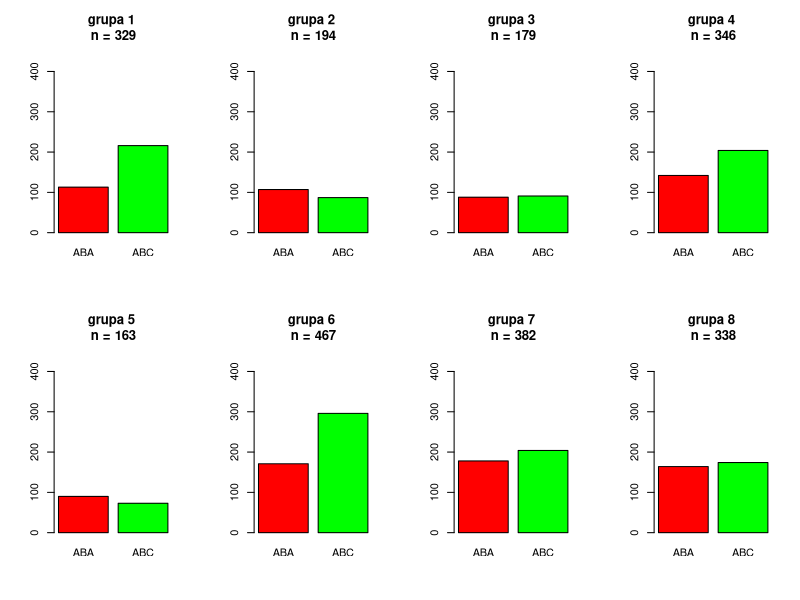
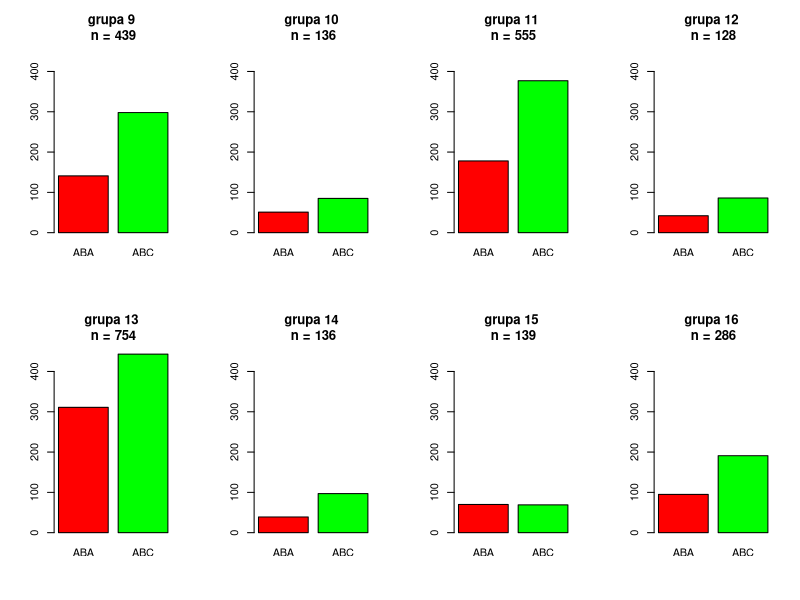
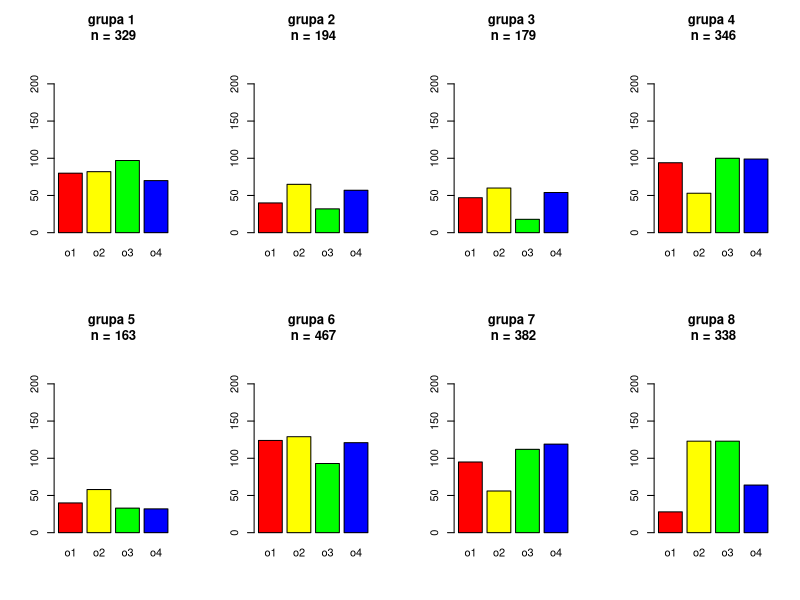
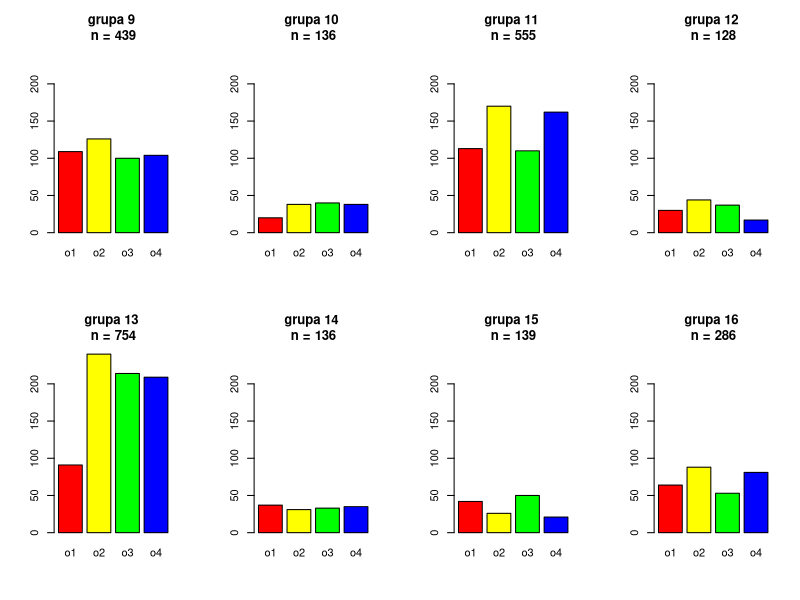
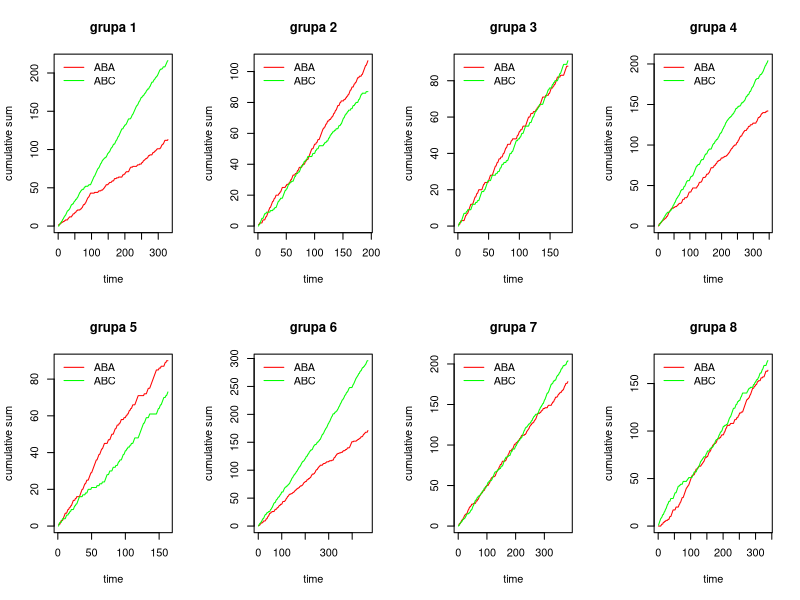
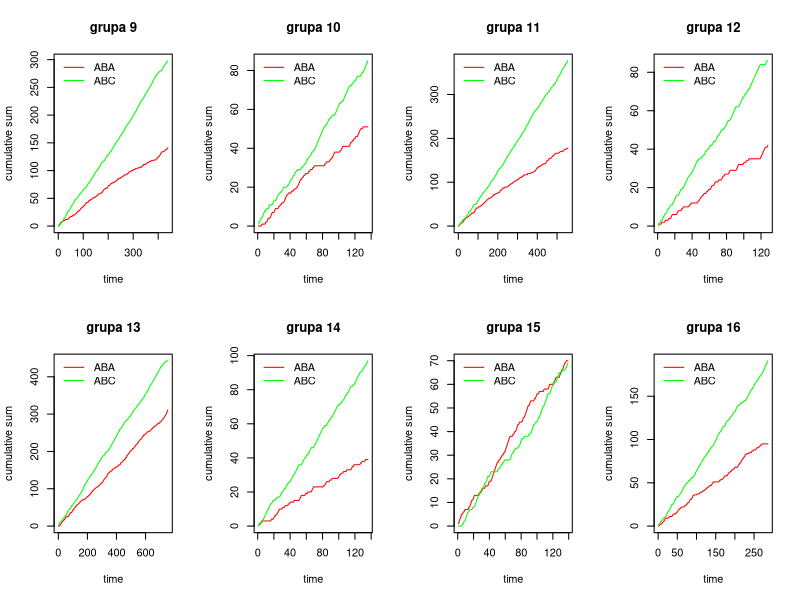

Generate these figures, in order, with R:
## ---- chunk 1
data_raw <- read.table("dane.csv", header = TRUE, sep = ";")
## ---- chunk 2
data <- data_raw[,c("grupa","kto","ABA3","nr_ciagu")]
## ---- chunk 3
data$ok <- complete.cases(data)
## ---- chunk 4
data$o1 <- as.numeric(data$kto == 1)
data$o2 <- as.numeric(data$kto == 2)
data$o3 <- as.numeric(data$kto == 3)
data$o4 <- as.numeric(data$kto == 4)
## ---- chunk 5
data_grupy <- split(data,f = data$grupa)
## ---- chunk 6

## ---- chunk 7
o <- lapply(1:length(data_grupy), function(i){
        data_i <- data_grupy[[i]][data_grupy[[i]]$ok,]
        a <- sum(data_i$ABA3 == "1")
        b <- sum(data_i$ABA3 == "0")
        c <- sum(data_i$kto == "1")
        d <- sum(data_i$kto == "2")
        e <- sum(data_i$kto == "3")
        f <- sum(data_i$kto == "4")
        c(a,b,c,d,e,f)
        })
aggr1 <- as.data.frame(do.call(rbind,o))
colnames(aggr1) <- c("ABA","ABC", "o1", "o2", "o3", "o4")
## ---- chunk 8
par(mfrow = c(2,4))

max_freq <- max(c(aggr1$ABA, aggr1$ABC))

lapply(1:nrow(aggr1), function(i){
        n <- aggr1[i,]$ABA + aggr1[i,]$ABC
        barplot(c(aggr1[i,]$ABA, aggr1[i,]$ABC)
                ,names.arg = colnames(aggr1)[1:2]
                ,main = paste("grupa",i,"\nn =",n)
                ,ylim = c(0,max_freq)
                ,col = c("red","green"))       
        })
## ---- chunk 9
par(mfrow = c(2,4))

max_freq <- max(c(aggr1$o1, aggr1$o2, aggr1$o3, aggr1$o4))

lapply(1:nrow(aggr1), function(i){
        n <- aggr1[i,]$o1 + aggr1[i,]$o2 + aggr1[i,]$o3 + aggr1[i,]$o4
        barplot(c(aggr1[i,]$o1, aggr1[i,]$o2, aggr1[i,]$o3, aggr1[i,]$o4)
                ,names.arg = colnames(aggr1)[3:6]
                ,main = paste("grupa",i,"\nn =",n)
                ,ylim = c(0,max_freq)
                ,col = c("red","yellow","green","blue"))       
        })
## ---- chunk 10
par(mfrow = c(2,4))
lapply(1:length(data_grupy), function(i){
    data_i <- data_grupy[[i]][data_grupy[[i]]$ok,] 
    data_i$cumABA <- cumsum(data_i$ABA3)
    data_i$cumABC <- cumsum(abs(data_i$ABA3-1))
    maxY <- max(c(data_i$cumABA,data_i$cumABC))
    plot(data_i$cumABA
         ,type = "l"
         ,ylim = c(0,maxY)
         ,main = paste("grupa",i)
         ,xlab = "time"
         ,ylab = "cumulative sum"
         ,col = "red")
    lines(data_i$cumABC
          ,col = "green")
    legend("topleft"
           ,lty = "solid"
           ,bty = "n"
           ,col = c("red", "green")
           ,legend = c("ABA", "ABC"))
})
